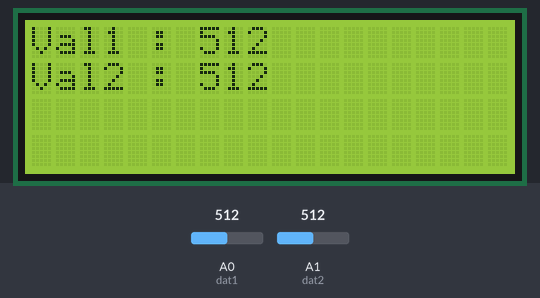
Bench run of a sketch on a simulated Arduino Uno, built with avr-gcc and run on an emulated ATmega328P. On the bench: 20×4 character LCD. The inputs (shaded band) are chosen by the test bench; at power-on: A0 (dat1) = 512, A1 (dat2) = 512. Storage starts empty.

Above: at 3.3 s.
3.4 s: A0 (dat1) set to 716
At 4.0 s:
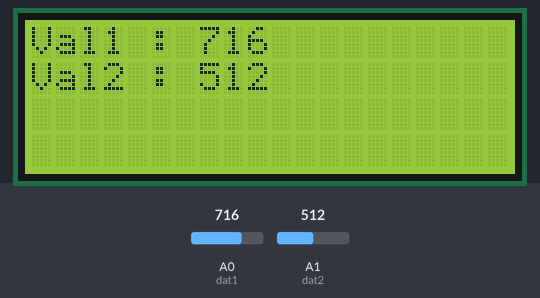
4.9 s: A1 (dat2) set to 716
At 6.1 s:
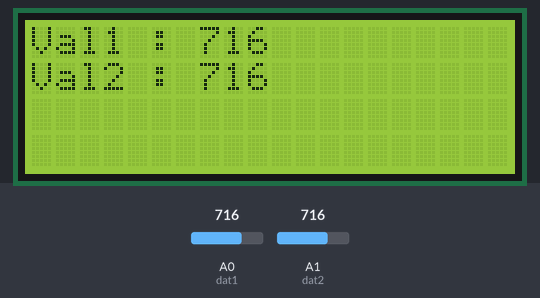
6.4 s: A0 (dat1) set to 900
At 7.4 s:
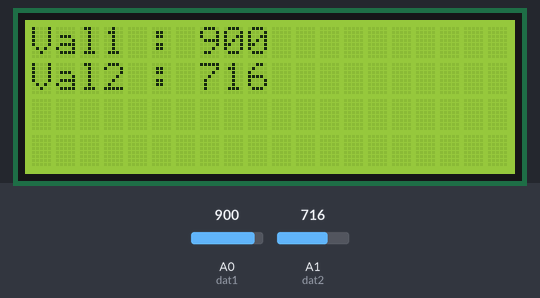
7.9 s: A1 (dat2) set to 900
At 8.4 s:
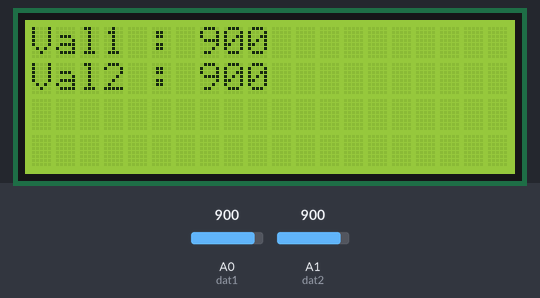
9.5 s: A0 (dat1) set to 1023
At 10.7 s:
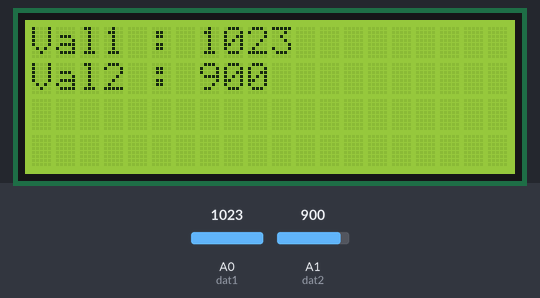
11.0 s: A1 (dat2) set to 1023
At 11.9 s:
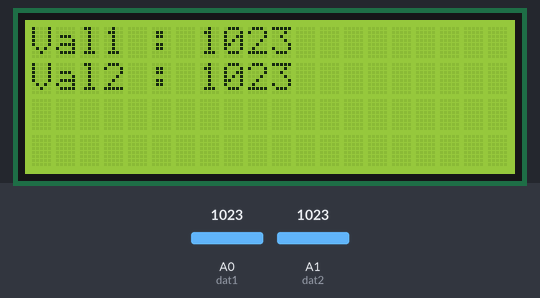
Timing chart, 0 to 13.5 s (numbered marks = the images above; inputs shaded):
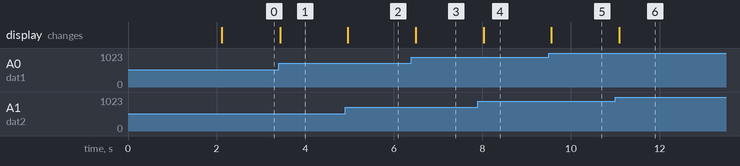

The sketch:

SD_card.ino
```cpp
#include <LiquidCrystal.h>
LiquidCrystal lcd(9,8,5,4,3,2);
#include <SD.h>
File myFile;
const int chipSelect=10;

int dat1=A0;
int dat2=A1;
int data1=0;
int data2=0;
int i=0;
boolean present=0;
void setup()
{
  pinMode(dat1,INPUT);
  pinMode(dat2,INPUT);
  lcd.begin(20,4);
  lcd.clear();
  lcd.home();
  checkSD();
  // Write label Excel
  myFile = SD.open("datalog.csv", FILE_WRITE);
  if(myFile)
  {
    myFile.print("line");
    myFile.print(",");
    myFile.print("data1");
    myFile.print(",");
    myFile.println("data2");
    myFile.close();

  }
}
void loop()
{
  if(present==1)
  {
    //do it
    lcd.clear();
    i++;
    data1=analogRead(dat1);
    data2=analogRead(dat2);
    lcd.home();
    lcd.print("Val1 : ");
    lcd.print(data1);
    lcd.setCursor(0,1);
    lcd.print("Val2 : ");
    lcd.print(data2);
    writeSD();
  }
  delay(200);
}

void checkSD()
{
  lcd.print("check SD card");
  if (!SD.begin(chipSelect)) {
    lcd.setCursor(0,2);
    lcd.print("Card failed");
    // don't do anything more:
    return;
  }
  lcd.setCursor(0,2);
  lcd.print("SD card OK");
  present=1;
  delay(2000);
}
void writeSD()
{
  myFile = SD.open("datalog.csv", FILE_WRITE);
  if(myFile)
  {
    myFile.print(i);
    myFile.print(",");
    myFile.print(data1);
    myFile.print(",");
    myFile.println(data2);
    myFile.close();

  }
}
```

Measured:
- after the input at 3.4 s, the display: changes at once (image 1)
- after the input at 4.9 s, the display: changes after 0.06 s (image 2)
- after the input at 6.4 s, the display: changes after 0.09 s (image 3)
- after the input at 7.9 s, the display: changes after 0.13 s (image 4)
- after the input at 9.5 s, the display: changes after 0.06 s (image 5)
- after the input at 11.0 s, the display: changes after 0.09 s (image 6)
